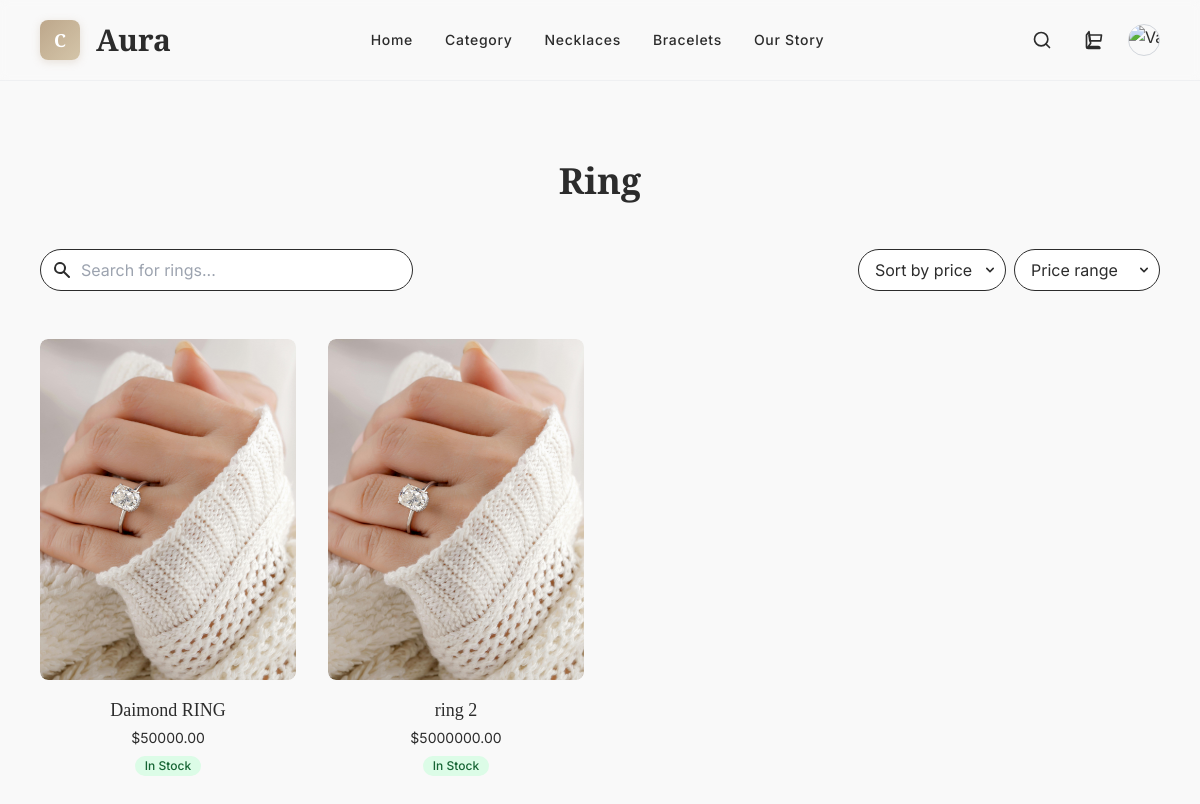
The app's page /shop/item/1/ (signed in) with its own data.
### shop/models.py (models this page shows, shortened)
class Category(models.Model):
    name = models.CharField(max_length=100, unique=True)
    image = models.ImageField(upload_to="categories/")  # category thumbnail/banner

class Product(models.Model):
    category = models.ForeignKey(Category, on_delete=models.CASCADE, related_name="products")
    name = models.CharField(max_length=200)
    image = models.ImageField(upload_to="products/")  # main product image
    description = models.TextField(blank=True)
    is_available = models.BooleanField(default=True)
    is_featured = models.BooleanField(default=False)
    price = models.DecimalField(max_digits=10, decimal_places=2)  # ₹9999.99 tak

### shop/views.py (the view)
# urls.py: path("item/<int:category_id>/", views.item_page, name="item"),  # category listing
def item_page(request, category_id):
    category = get_object_or_404(Category, id=category_id)
    products = Product.objects.filter(category=category).order_by('name')
    return render(request, "shop/item.html", {'products': products, 'category': category})

### templates/shop/item.html (shortened to what this page needs)
{% extends "core/base.html" %}
{% block content %}
<main class="flex-1 bg-[var(--primary-color)]">
  <section class="py-20 px-4 sm:px-10">
    <div class="max-w-7xl mx-auto">
        <h2 class="text-3xl sm:text-4xl font-bold text-center text-[var(--text-color)] mb-8 sm:mb-12">
            {{ category.name }}
          </h2>
      <div class="flex flex-col sm:flex-row items-center justify-between mb-8 sm:mb-12 gap-4">
        <div class="relative w-full sm:w-1/3">
          <input class="w-full pl-10 pr-4 py-2 border rounded-full text-[var(--text-color)] border-[var(--primary-color)] bg-white focus:outline-none focus:ring-2 focus:ring-[var(--secondary-color)]"
                 id="search" name="search" placeholder="Search for rings..." type="text"/>
          <div class="absolute inset-y-0 left-0 pl-3 flex items-center pointer-events-none">
          </div>
        </div>
        <div class="flex flex-col sm:flex-row items-center gap-4 sm:gap-2">
          <div class="relative">
            <select class="appearance-none w-full sm:w-auto bg-white border border-[var(--primary-color)] text-[var(--text-color)] py-2 px-4 pr-8 rounded-full focus:outline-none focus:ring-2 focus:ring-[var(--secondary-color)]" id="sort">
              <option>Sort by price</option>
            </select>
            <div class="pointer-events-none absolute inset-y-0 right-0 flex items-center px-2 text-[var(--secondary-color)]">
            </div>
          </div>
          <div class="relative">
            <select class="appearance-none w-full sm:w-auto bg-white border border-[var(--primary-color)] text-[var(--text-color)] py-2 px-4 pr-8 rounded-full focus:outline-none focus:ring-2 focus:ring-[var(--secondary-color)]" id="price-range">
              <option>Price range</option>
            </select>
            <div class="pointer-events-none absolute inset-y-0 right-0 flex items-center px-2 text-[var(--secondary-color)]">
            </div>
          </div>
        </div>
      </div>
<div class="grid grid-cols-2 md:grid-cols-3 lg:grid-cols-4 gap-4 sm:gap-6 lg:gap-8">
    {% for product in products %}
    <a href="{% url 'shop:product_detail' product.id %}" class="group block">
      <div class="overflow-hidden rounded-lg">
        <img
          src="{{ product.image.url }}"
          alt="{{ product.name }}"
          class="w-full h-auto object-cover aspect-[3/4] rounded-lg transition-transform duration-300 group-hover:scale-105"
        />
      </div>
      <div class="mt-4 text-center">
        <h3 class="text-lg font-medium text-[var(--text-color)]">{{ product.name }}</h3>
        <p class="text-[var(--secondary-color)] text-sm mt-1">${{ product.price }}</p>
        {% if product.is_available %}
        <span class="inline-block bg-green-100 text-green-800 text-xs font-medium mt-2 px-2.5 py-0.5 rounded-full">
          In Stock
        </span>
        {% else %}
        <span class="inline-block bg-red-100 text-red-800 text-xs font-medium mt-2 px-2.5 py-0.5 rounded-full">
          Out of Stock
        </span>
        {% endif %}
      </div>
    </a>
    {% empty %}
    <p class="text-center text-gray-500 col-span-full">No products available.</p>
    {% endfor %}
  </div>
      </div>
    </div>
{% endblock %}

### templates/core/base.html (style rules this page uses)
:root { --background: #F9F9F9; --text-color: #2C2C2C; --accent-color: #BDA78B; --footer-bg: #BDA78B; --heading-font: 'Cormorant Garamond', serif; --body-font: 'Inter', sans-serif; }
body { font-family: var(--body-font); background-color: var(--background); color: var(--text-color); }
h1,h2,h3,h4,h5,h6 { font-family: var(--heading-font); }

### records on screen
Category: name "Ring"
Product: image (picture), name "Daimond RING", price "50000.00", is_available "In Stock"
Product: image (picture), name "ring 2", price "5000000.00", is_available "In Stock"
